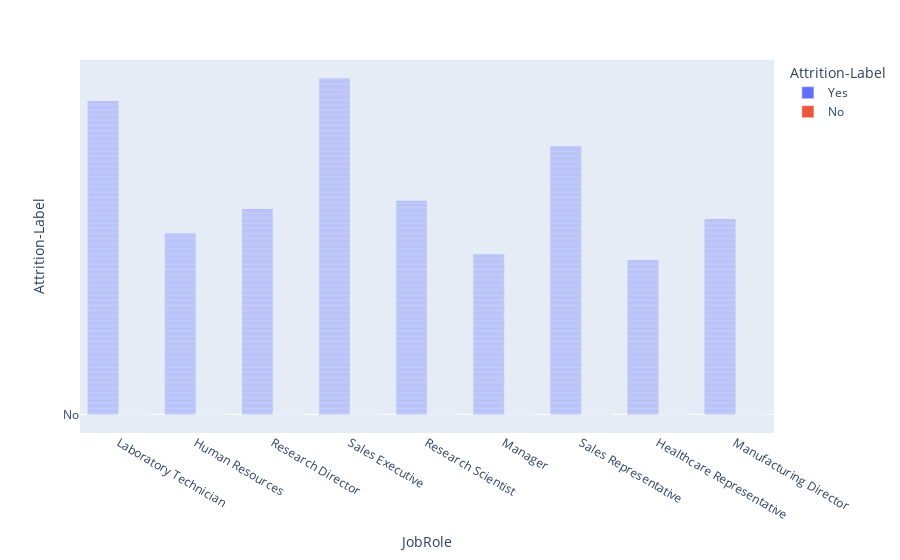

Notebook code for this chart:
### Code cell
import plotly.express as px
from plotly.offline import init_notebook_mode, iplot
init_notebook_mode(connected=True)
fig = px.bar(df, x='JobRole', y='Attrition-Label', color='Attrition-Label', barmode='group')
fig.show()

### Figure 1 — Plotly figure (JSON) as saved in the notebook; plotly's stock layout.template omitted (floating-point values rounded to 4 significant figures; data arrays with more than 128 entries replaced by an {"elided": "..."} marker saying what was removed)
{"data": [{"alignmentgroup": "True", "hovertemplate": "Attrition-Label=%{y}<br>JobRole=%{x}<extra></extra>", "legendgroup": "Yes", "marker": {"color": "#636efa", "pattern": {"shape": ""}}, "name": "Yes", "offsetgroup": "Yes", "orientation": "v", "showlegend": true, "textposition": "auto", "type": "bar", "x": {"elided": "2419 str values"}, "xaxis": "x", "y": {"elided": "2419 str values"}, "yaxis": "y"}, {"alignmentgroup": "True", "hovertemplate": "Attrition-Label=%{y}<br>JobRole=%{x}<extra></extra>", "legendgroup": "No", "marker": {"color": "#EF553B", "pattern": {"shape": ""}}, "name": "No", "offsetgroup": "No", "orientation": "v", "showlegend": true, "textposition": "auto", "type": "bar", "x": {"elided": "4621 str values"}, "xaxis": "x", "y": {"elided": "4621 str values"}, "yaxis": "y"}], "layout": {"barmode": "group", "legend": {"title": {"text": "Attrition-Label"}, "tracegroupgap": 0}, "margin": {"t": 60}, "xaxis": {"anchor": "y", "domain": [0, 1], "title": {"text": "JobRole"}}, "yaxis": {"anchor": "x", "categoryarray": ["No", "Yes"], "categoryorder": "array", "domain": [0, 1], "title": {"text": "Attrition-Label"}}}}
